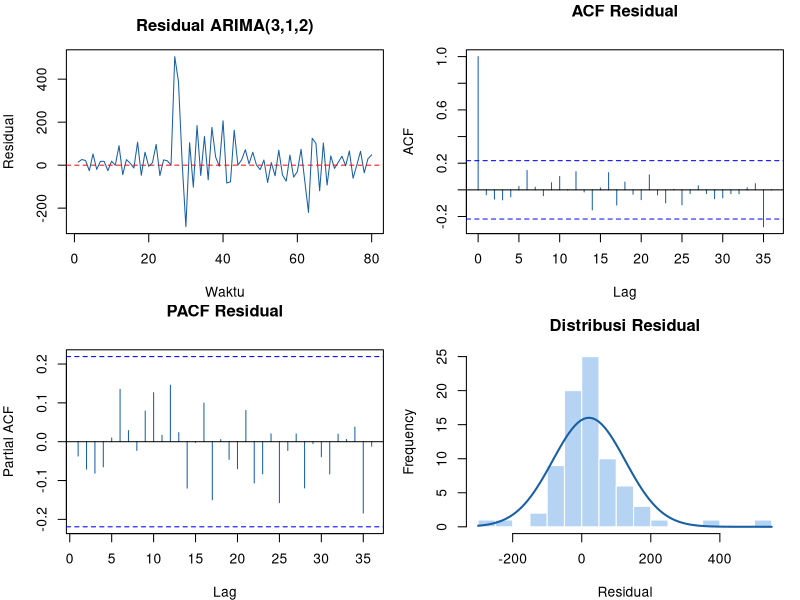
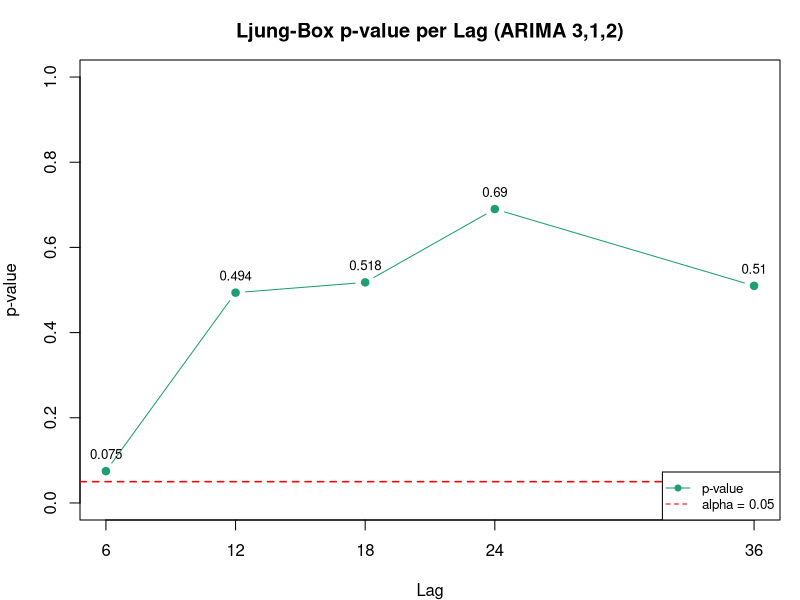

The R source for these figures, in order:
# ============================================================
# Uji White Noise (Ljung-Box) untuk ARIMA(3,1,2)
# Data: M2SL | Lag: 6, 12, 18, 24, 36
# ============================================================

# Install package jika belum ada
# install.packages("forecast")

library(forecast)

# ---- Data M2SL ----
m2sl <- c(
  13900.3, 13949.3, 14012.7, 14035.9, 14092.4, 14137.2, 14174.6, 14223.2,
  14245.5, 14256.6, 14282.8, 14386.8, 14459.7, 14506.3, 14557.5, 14594.7,
  14704.4, 14802.8, 14886.8, 14974.4, 15047.0, 15184.1, 15296.0, 15347.5,
  15427.1, 15493.4, 16033.0, 17065.3, 17932.9, 18184.3, 18335.4, 18411.2,
  18602.5, 18757.6, 18997.0, 19115.7, 19379.0, 19641.8, 19873.2, 20176.9,
  20460.4, 20477.8, 20633.3, 20840.9, 20981.0, 21160.6, 21335.5, 21498.5,
  21650.1, 21725.2, 21787.2, 21769.4, 21719.9, 21651.5, 21652.9, 21638.4,
  21536.7, 21461.7, 21406.7, 21290.9, 21279.9, 21243.7, 20947.4, 20761.4,
  20829.6, 20799.4, 20791.4, 20777.5, 20747.8, 20732.9, 20746.4, 20777.8,
  20843.7, 20926.9, 20973.2, 20958.8, 21019.9, 21067.7, 21094.4, 21185.8
)

# ---- Fitting ARIMA(3,1,2) ----
model <- Arima(m2sl, order = c(3, 1, 2))

cat("==========================================\n")
cat("       ARIMA(3,1,2) - Model Summary\n")
cat("==========================================\n")
print(summary(model))

# ---- Ekstrak Residual ----
resid <- residuals(model)

# ---- Uji Ljung-Box pada lag 6, 12, 18, 24, 36 ----
lags <- c(6, 12, 18, 24, 36)

cat("\n==========================================\n")
cat("   Uji Ljung-Box - White Noise Test\n")
cat("==========================================\n")
cat(sprintf("%-6s %-12s %-12s %-20s\n", "Lag", "Statistik Q", "p-value", "Kesimpulan"))
cat(rep("-", 55), "\n", sep = "")

hasil <- data.frame(
  Lag         = integer(),
  Q_statistik = numeric(),
  p_value     = numeric(),
  Kesimpulan  = character(),
  stringsAsFactors = FALSE
)

for (lag in lags) {
  uji <- Box.test(resid, lag = lag, type = "Ljung-Box", fitdf = 5) # fitdf = p+q = 3+2
  p   <- uji$p.value
  Q   <- uji$statistic
  ket <- ifelse(p > 0.05, "White noise (lulus)", "TIDAK white noise")
  
  cat(sprintf("%-6d %-12.4f %-12.4f %-20s\n", lag, Q, p, ket))
  
  hasil <- rbind(hasil, data.frame(
    Lag         = lag,
    Q_statistik = round(Q, 4),
    p_value     = round(p, 4),
    Kesimpulan  = ket,
    stringsAsFactors = FALSE
  ))
}

cat(rep("-", 55), "\n", sep = "")
cat("Catatan: H0 = residual white noise | alpha = 0.05\n")
cat("         fitdf = 5 (p=3, q=2) sesuai orde ARIMA(3,1,2)\n\n")

# ---- Plot Diagnostik ----
par(mfrow = c(2, 2), mar = c(4, 4, 3, 1))

# 1. Residual plot
plot(resid, type = "l", main = "Residual ARIMA(3,1,2)",
     ylab = "Residual", xlab = "Waktu", col = "#185FA5")
abline(h = 0, col = "red", lty = 2)

# 2. ACF residual
acf(resid, lag.max = 36, main = "ACF Residual", col = "#185FA5")

# 3. PACF residual
pacf(resid, lag.max = 36, main = "PACF Residual", col = "#185FA5")

# 4. Histogram residual
hist(resid, breaks = 15, main = "Distribusi Residual",
     xlab = "Residual", col = "#B5D4F4", border = "white")
curve(dnorm(x, mean = mean(resid), sd = sd(resid)) * length(resid) * diff(range(resid)) / 15,
      add = TRUE, col = "#185FA5", lwd = 2)

par(mfrow = c(1, 1))

# ---- p-value plot ----
plot(hasil$Lag, hasil$p_value,
     type = "b", pch = 19, col = ifelse(hasil$p_value > 0.05, "#1D9E75", "#D85A30"),
     ylim = c(0, 1), xlab = "Lag", ylab = "p-value",
     main = "Ljung-Box p-value per Lag (ARIMA 3,1,2)",
     xaxt = "n")
axis(1, at = lags)
abline(h = 0.05, col = "red", lty = 2, lwd = 1.5)
text(lags, hasil$p_value + 0.04, labels = round(hasil$p_value, 3), cex = 0.8)
legend("bottomright", legend = c("p-value", "alpha = 0.05"),
       col = c("#1D9E75", "red"), lty = c(1, 2), pch = c(19, NA), cex = 0.8)

# ---- Tampilkan tabel hasil akhir ----
cat("==========================================\n")
cat("          Tabel Hasil Lengkap\n")
cat("==========================================\n")
print(hasil, row.names = FALSE)
